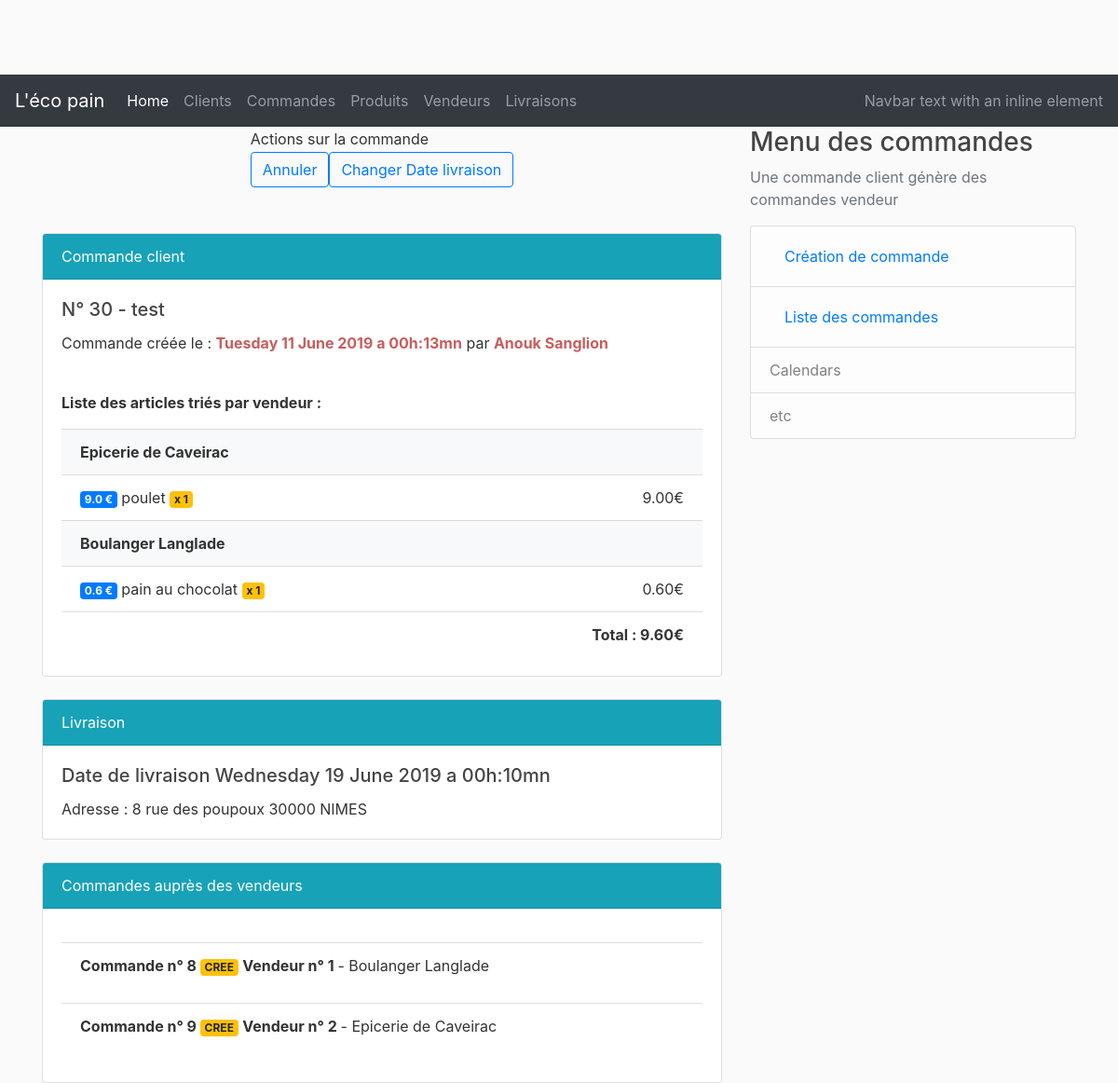
/orders/30, run on an earlier commit of the app's database.
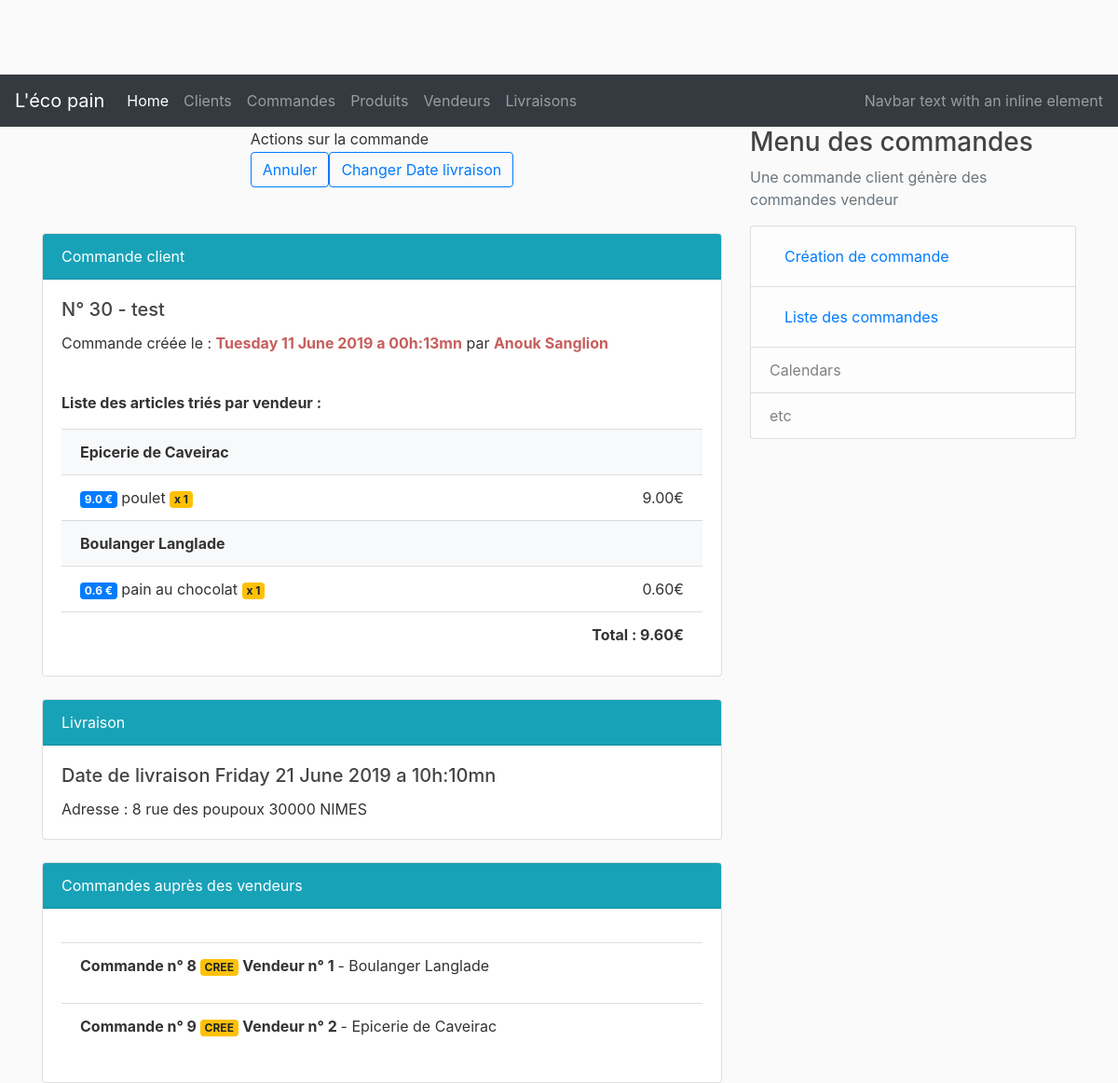
And on a later commit of the database.
### lecopain/dao/models.py (models this page shows, shortened)
class CustomerOrder(db.Model)   :
    __tablename__               = 'customer_orders'
    id                          = db.Column(db.Integer, primary_key                             = True)
    title                       = db.Column(db.String(50), nullable                             = False)
    created_at                  = db.Column(db.DateTime, nullable                               = False, default = datetime.utcnow)
    customer_id                 = db.Column(db.Integer, db.ForeignKey('customers.id'), nullable = False)
    status                      = db.Column(db.String(20), nullable                             = False)
    vendorOrders                = db.relationship('VendorOrder', backref = 'customerOrder', lazy = True)
    delivery                    = db.relationship('Delivery', uselist=False)
    delivery_dt                 = db.Column(db.DateTime)
    payement_status             = db.Column(db.String(20), nullable                             = False)

### lecopain/controllers/order_controller.py (the view)
@order_page.route("/orders/<int:order_id>", methods=['GET', 'POST'])
def order(order_id):
    order = CustomerOrder.query.get_or_404(order_id)
    customer = Customer.query.get_or_404(order.customer_id)
    products = order.selected_products
    products.sort(key=lambda x: x.vendor_id, reverse=True)
    sorted_products = sorted(products, key=lambda x: x.vendor_id, reverse=True)
    bought_items = Order_product.query.filter(Order_product.order_id == order.id).all()
    return render_template('/orders/order.html', order=order, bought_items=bought_items, products=sorted_products, customer=customer)

### lecopain/templates/orders/order.html (shortened to what this page needs)
{% extends "layout.html" %}
{% block content %}
  <table align="center">
    <tr>
      <td valign="center">Actions sur la commande</td>
    </tr>
    <tr>
      <td><a href="/orders/{{ order.id }}/time" class="btn btn-outline-primary" >Annuler</a><a href="/orders/update/{{ order.id }}/time" class="btn btn-outline-primary">Changer Date livraison</a>
    </tr>
  </table>
<br>
<br>
    <div class="card  " >
        <div class="card-header text-white bg-info">
                Commande client
        </div>
        <div class="card-body">
          <h5 class="card-title"> N° {{order.id}} - {{order.title}}</h5>
          <p class="card-text">Commande créée le : <b style="color:rgb(199, 94, 94);">{{ order.created_at.strftime('%A %d %B %Y a %Hh:%Mmn' ) }}</b> par <b style="color:rgb(199, 94, 94);">{{customer.firstname}} {{customer.lastname}}</b></p>
          <br>
          <p><b>Liste des articles triés par vendeur :</b></p>
          <ul class="list-group list-group-flush">
          {% set total = {'value': 0.00} %}
          {% set vendor = {'value': ''} %}
          {% for product in order.selected_products %}
            {% if vendor.value != product.vendor.name %}
            <li class="list-group-item bg-light">
                    <b>{{product.vendor.name}}</b>
                    {% set vendor = {'value': product.vendor.name} %}
            </li>
            {% endif%}
            <li class="list-group-item">
              <span class="badge badge-primary">{{product.price}} €</span>
              {{product.name}}
                {% for product_order in bought_items %}
                    {% if product_order.product_id == product.id %}
                    <span class="badge badge-warning">x {{product_order.quantity}}</span>
                    <span style="float: right"> {{ "%.2f"|format(product_order.quantity * product.price) }}€</span>
                    {% endif%}
                {% endfor %}
            </li>
          {% endfor %}
          <li class="list-group-item">
                <b><span style="float: right">Total : {{ "%.2f"|format(total.value|float) }}€</span></b>
          </li>
        </ul>
        </div>
      </div>
      <br>
      <div class="card">
          <div class="card-header text-white bg-info">
                  Livraison
          </div>
          <div class="card-body">
            <h5 class="card-title">Date de livraison {{ order.delivery_dt.strftime('%A %d %B %Y a %Hh:%Mmn') }}</h5>
            <p class="card-text">Adresse  : {{ customer.address }} {{ customer.cp }} {{ customer.city }} </p>
          </div>
        </div>
        <br>
        <div class="card">
            <div class="card-header text-white bg-info" >
                    Commandes auprès des vendeurs
            </div>
            <div class="card-body">
                <ul class="list-group list-group-flush">
                {% for vendorOrder in order.vendorOrders %}
                <li class="list-group-item">
                    <b>Commande n° {{vendorOrder.id}} </b>  <span class="badge badge-warning">{{vendorOrder.status}}</span>
                    <b>Vendeur n° {{vendorOrder.vendor.id}} </b> - {{vendorOrder.vendor.name}}</p>
                </li>
                {% endfor %}
                </ul>
            </div>
          </div>
{% endblock %}
{% block right_menu %}
<div class="content-section">
    <h3>Menu des commandes</h3>
    <p class='text-muted'>Une commande client génère des commandes vendeur
        <ul class="list-group">
        <li class="list-group-item list-group-item-light">
                <a class="nav-link" href="/orders/new">Création de commande</a></li>
        <li class="list-group-item list-group-item-light">
                <a class="nav-link" href="/orders">Liste des commandes</a></li>
        <li class="list-group-item list-group-item-light">Calendars</li>
        <li class="list-group-item list-group-item-light">etc</li>
        </ul>
    </p>
</div>
{% endblock %}

What changed in the data, as far as the page shows it:
changed CustomerOrder "test": delivery_dt "Wednesday 19 June 2019 a 00h:10mn" → "Friday 21 June 2019 a 10h:10mn"
